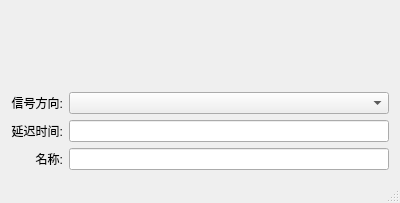
<?xml version="1.0" encoding="UTF-8"?>
<ui version="4.0">
 <class>MainWindow</class>
 <widget class="QMainWindow" name="MainWindow">
  <property name="geometry">
   <rect>
    <x>0</x>
    <y>0</y>
    <width>400</width>
    <height>203</height>
   </rect>
  </property>
  <property name="windowTitle">
   <string>MainWindow</string>
  </property>
  <widget class="QWidget" name="centralWidget">
   <layout class="QGridLayout" name="gridLayout_2">
    <item row="0" column="0">
     <layout class="QVBoxLayout" name="verticalLayout">
      <item>
       <widget class="QCustomMobileSignal" name="widget" native="true"/>
      </item>
      <item>
       <layout class="QGridLayout" name="gridLayout">
        <item row="0" column="0">
         <widget class="QLabel" name="label_2">
          <property name="text">
           <string>信号方向:</string>
          </property>
          <property name="alignment">
           <set>Qt::AlignRight|Qt::AlignTrailing|Qt::AlignVCenter</set>
          </property>
         </widget>
        </item>
        <item row="0" column="1">
         <widget class="QComboBox" name="cbx_direction"/>
        </item>
        <item row="1" column="0">
         <widget class="QLabel" name="label">
          <property name="text">
           <string>延迟时间:</string>
          </property>
          <property name="alignment">
           <set>Qt::AlignRight|Qt::AlignTrailing|Qt::AlignVCenter</set>
          </property>
         </widget>
        </item>
        <item row="1" column="1">
         <widget class="QLineEdit" name="lineEdit_timecost"/>
        </item>
        <item row="2" column="0">
         <widget class="QLabel" name="label_3">
          <property name="text">
           <string>名称:</string>
          </property>
          <property name="alignment">
           <set>Qt::AlignRight|Qt::AlignTrailing|Qt::AlignVCenter</set>
          </property>
         </widget>
        </item>
        <item row="2" column="1">
         <widget class="QLineEdit" name="lineEdit_title"/>
        </item>
       </layout>
      </item>
     </layout>
    </item>
   </layout>
  </widget>
  <widget class="QStatusBar" name="statusBar"/>
 </widget>
 <layoutdefault spacing="6" margin="11"/>
 <customwidgets>
  <customwidget>
   <class>QCustomMobileSignal</class>
   <extends>QWidget</extends>
   <header>qcustommobilesignal.h</header>
   <container>1</container>
  </customwidget>
 </customwidgets>
 <resources/>
 <connections/>
</ui>
